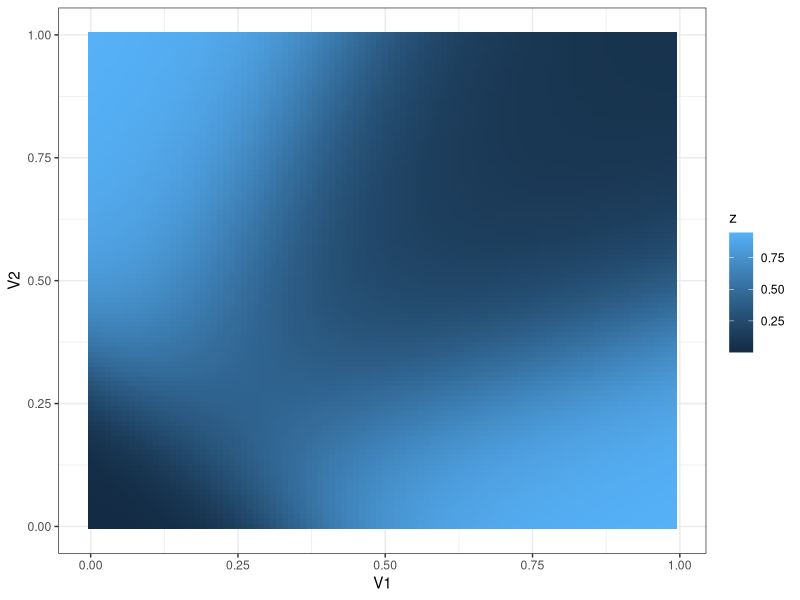

The R script that drew this image:
library(R6)

sigmoid <- function(x){
  1/(1+exp(-x))
}

MLP <- R6Class("MLP", 
                      public = list(
                        dim = NULL,
                        n_iter = NULL,
                        learning_rate = NULL,
                        hidden_layer_size=NULL,
                        Wih = NULL,
                        Who = NULL,
                        a = NULL,
                        initialize = function(learning_rate = 0.3, n_iter=NA, dim=NA, hidden_layer_size=NA){
                          self$dim <- dim
                          self$n_iter <- n_iter
                          self$learning_rate <- learning_rate
                          self$hidden_layer_size <- hidden_layer_size
                          self$Wih <- matrix(runif(self$hidden_layer_size*self$dim), ncol = self$hidden_layer_size)
                          self$Who <- matrix(runif((self$hidden_layer_size)), ncol = 1)
                          self$a <- matrix(runif(self$hidden_layer_size*self$dim), ncol = self$dim)
                        }
                        , forward = function(x){
                          h <- as.matrix(x)%*%self$Wih
                          self$a <- sigmoid(h)
                          y <- sigmoid(self$a %*% self$Who) #Output of the network
                          return(y)
                        }
                        , backward = function(t,y,X){
                          
                          # Compute the error in the output layer
                          layer2_error <-  t-y
                          layer2_delta <- (layer2_error)*(y*(1-y)) 

                          #Compute the error in the input layer
                          layer1_error <- layer2_delta %*% t(self$Who)
                          layer1_delta <- layer1_error*self$a*(1-self$a)
                          
                          # Adjustments of the weights
                          layer1_adjustment <- t(X) %*% layer1_delta
                          layer2_adjustment <- t(self$a) %*% layer2_delta
                          
                          self$Wih <- self$Wih+self$learning_rate*layer1_adjustment
                          self$Who <- self$Who+self$learning_rate*layer2_adjustment

                        }
                        
                        , train = function(X,t){
                          n_examples <- nrow(X)
                          for(iter in 1:self$n_iter){
                            preds <- self$forward(X)
                            self$backward(t,preds, X)
                            if(iter %% 1000 == 0){
                              cat("Iteration: ", iter,"\n")
                            }
                            
                          }
                        }
                        , predict = function(X){
                          preds <- self$forward(X)
                          return(preds)
                        }
                      )
)

###########################################################################
#################
#################   TEST
#################
###########################################################################
x1 <- c(0,0,1,1)
x2 <- c(0,1,0,1)
t <- c(0,1,1,1)
X <- as.matrix(data.frame(x1=x1, x2=x2))

clf <- MLP$new(n_iter=5000,dim=ncol(X), hidden_layer_size=4)
clf$train(X,t)
clf$predict(X)


#That's all very nice, but what abou the XOR? Not linearly separable
xor <- data.frame(x1=c(0,0,1,1), x2=c(0,1,0,1), t = c(0,1,1,0))
clf$train(xor[,1:2],xor[,3])
clf$predict(xor[,1:2])

library(ggplot2)
grid_size <- 1e2
grid <- data.frame(V1=0,V2=0)
base <- seq(0,1,1/grid_size)


for(j in 1:grid_size){
    V1 <- rep(base[j],grid_size+1)
    V2 <- base
    tmp <- data.frame(V1=V1,V2=V2)
    grid <- rbind(tmp,grid)
}

grid
grid$z <- with(grid,clf$predict(cbind(V1,V2)))
ggplot(grid,aes(x=V1,y=V2))+geom_tile(aes(fill=z))+theme_bw()

